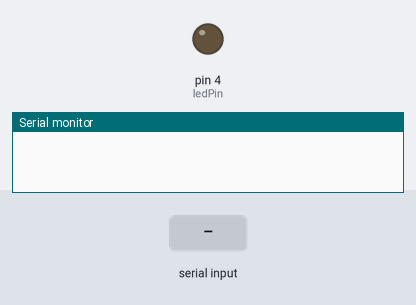
Recording of a sketch running on a simulated Arduino Uno, built with avr-gcc and run on an emulated ATmega328P. Parts: output pins drawn as LEDs (lit = HIGH), the last lines printed to the serial monitor. Inputs (shaded band) come from the test bench.

Above: at 1.2 s.
1.3 s: "A" received over the second serial link
At 1.9 s:
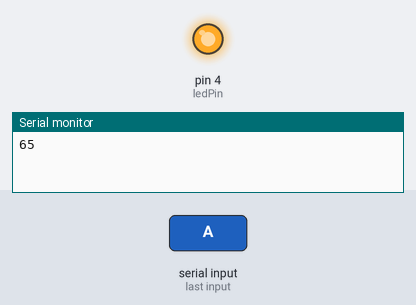
2.8 s: "B" received over the second serial link
At 3.1 s:
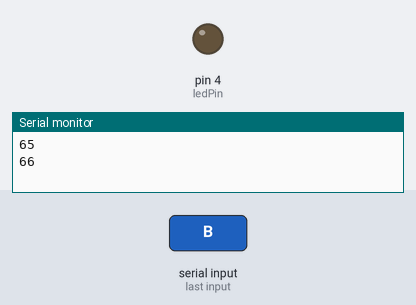
Timing chart, 0 to 5.8 s (numbered marks = the images above; inputs shaded):
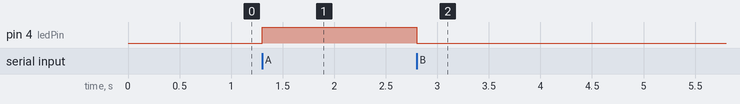

The sketch:

HC05.ino
```cpp
#include <SoftwareSerial.h>
int ledPin = 4;
int receivedChar;
SoftwareSerial HC05(10, 11); // RX, TX

void setup() {
  Serial.begin(9600);
  HC05.begin(9600);
  pinMode(ledPin, OUTPUT);
}

void loop() {

  if (HC05.available() != 0) {
     receivedChar = HC05.read();
     Serial.println(receivedChar);

    if (receivedChar == 'A') {
      digitalWrite(ledPin, HIGH);
    }
    else if (receivedChar == 'B') {
      digitalWrite(ledPin, LOW);
    }
    else {
      // Ignorar
    }
    }

}
```

Measured:
- after the input at 1.3 s, pin 4 (ledPin): LOW → HIGH at once
- after the input at 2.8 s, pin 4 (ledPin): HIGH → LOW at once
